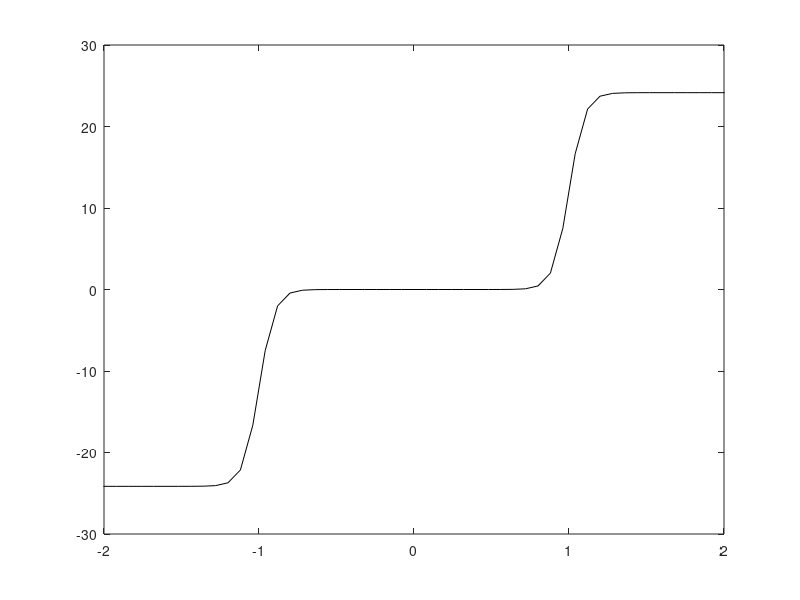
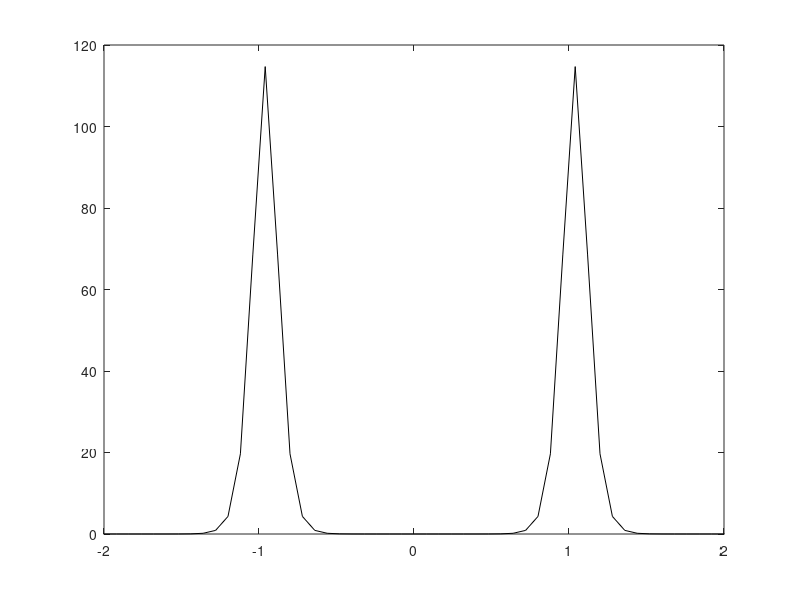
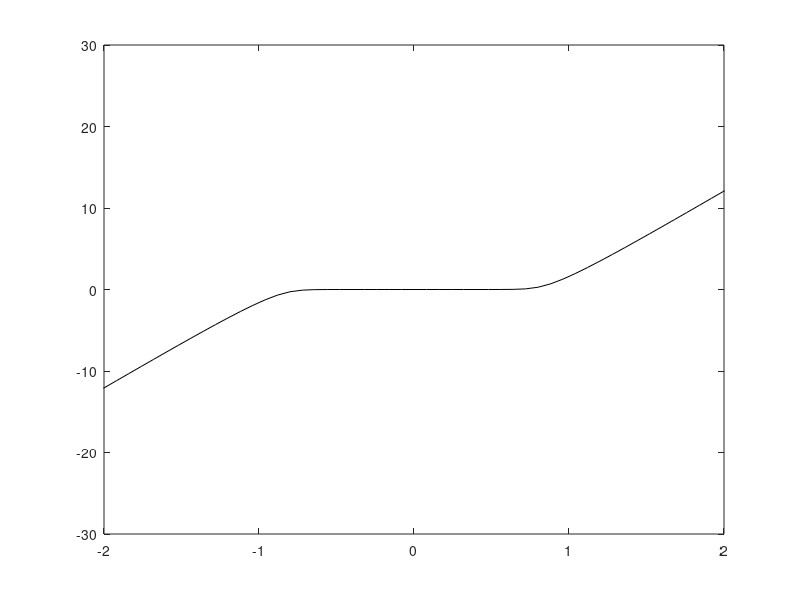
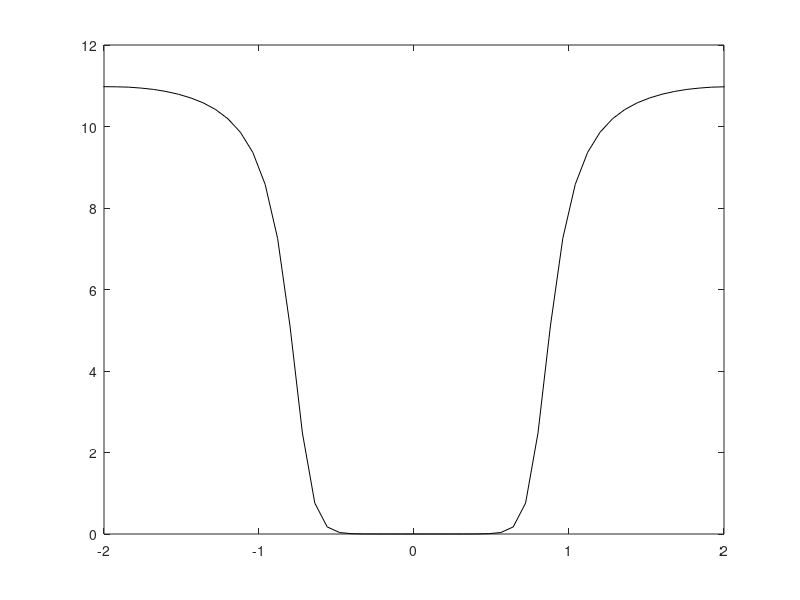

These figures' MATLAB source, in order: (Note: this script raises an error after producing the figures.)
E0 = -5.5; 
Ef = -5;
gam1 = 0.1 ; 
gam2 = 0.1;
U = 0 ; %Constants (all MKS, except energy which is in eV) 
hbar = 1.06e-34;q = 1.6e-19;IE = (2*q*q)/hbar;
kT = .025; % Bias (calculate 101 voltage points in [-4 4] range) 
nV = 101;VV = linspace(-4,4,nV);dV = VV(2)-VV(1); N0 = 2/ (1 + exp((E0-Ef)/kT) ) ; 
for iV = 1:nV% Voltage loop 
    UU = 0;dU = 1;

    V = VV(iV);mu1 = Ef-(V/2);mu2 = Ef+(V/2); 

    while dU>1e-6%SCF 
        E = E0+UU;

        f1 = 1/(1+exp((E-mu1)/kT));f2 = 1/(1+exp((E-mu2)/kT)); NN = 2* ( (gam1*f1) + (gam2*f2))/(gam1 + gam2) ; % Charge 
        Uold = UU;UU = Uold+(.05*((U*(NN-N0))-Uold)); dU = abs (UU-Uold) ; [V UU dU] ;

    end

    curr = IE*gam1*gam2 *(f2-f1)/(gam1+gam2) ; 
    II(iV) = curr ;
    N(iV) = NN; 
end

[V NN] ;
voltU0 = figure;
G = diff(II)/dV;GG = [G(1) G] ; % Conductance 
voltU0plot = plot(VV,II*10^6,'k');% Plot I-V
xlim([-2 2])
condU0 = figure;
condU0plot = plot(VV,GG*10^6, 'k');
xlim([-2 2])

%%


U = 1 ; %Constants (all MKS, except energy which is in eV) 
hbar = 1.06e-34;q = 1.6e-19;IE = (2*q*q)/hbar;
kT = .025; % Bias (calculate 101 voltage points in [-4 4] range) 
nV = 101;VV = linspace(-4,4,nV);dV = VV(2)-VV(1); N0 = 2/ (1 + exp((E0-Ef)/kT) ) ; 
for iV = 1:nV% Voltage loop 
    UU = 0;dU = 1;

    V = VV(iV);mu1 = Ef-(V/2);mu2 = Ef+(V/2); 

    while dU>1e-6%SCF 
        E = E0+UU;

        f1 = 1/(1+exp((E-mu1)/kT));f2 = 1/(1+exp((E-mu2)/kT)); NN = 2* ( (gam1*f1) + (gam2*f2))/(gam1 + gam2) ; % Charge 
        Uold = UU;UU = Uold+(.05*((U*(NN-N0))-Uold)); dU = abs (UU-Uold) ; [V UU dU] ;

    end

    curr = IE*gam1*gam2 *(f2-f1)/(gam1+gam2) ; 
    II(iV) = curr ;
    N(iV) = NN; 
end

[V NN] ;
voltU1 = figure;
G = diff(II)/dV;GG = [G(1) G] ; % Conductance 
voltU1plot = plot(VV,II*10^6,'k');% Plot I-V
xlim([-2 2])

condU1 = figure;
condU1plot = plot(VV,GG*10^6, 'k');
xlim([-2 2])
%%
[VV, II, GG] = q9plzwork(0);

[VV2, II2, GG2] = q9plzwork(1);

voltVScurrent = figure;
plot(VV,II*10^6,'G', VV2,II2*10^6,'r')
ylabel('Current(\mu A)')
xlabel('Voltage (V)')
title('Voltage vs Current')
legend('U = 0', 'U = 1')
xlim([-2 2])
voltVSconductance = figure;
voltPlot = plot(VV,GG*10^6,'G',VV2,GG2*10^6, 'r');
ylabel('dI/dV (\mu A/V)')
xlabel('Voltage (V)')
title('Voltage vs Conductance')
legend('U = 0', 'U = 1')
xlim([-2 2])
%%

import mlreportgen.report.*                                                 %Import Report API and DOM API packages
import mlreportgen.dom.*

disp("Generating Project 3 Report...")

doctype = "docx";                                                           %Specify document type for report
rpt = Report("HW3 Report",doctype);                                %Create Report container
rpt.Layout.PageNumberFormat = "i";

tp = TitlePage;                                                             %Create title page reporter
tp.Title = "HW3 Report";                             %Specify title
tp.Author= "Eddie, Summer, Ani";

add(rpt,tp)                                                                 %Add title page to the report    


p = Paragraph("hello world");
append(rpt,p);
    
fig1 = Figure(voltVScurrent);                                %Formating image for report
fig1.Scaling = 'custom';
fig1.SnapshotFormat = 'svg';
img = Image(getSnapshotImage(fig1, rpt));
img.Height = "4in";
img.Width = "4.5in";
append(rpt,img);

fig1 = Figure(voltVSconductance);                                %Formating image for report
fig1.Scaling = 'custom';
fig1.SnapshotFormat = 'svg';
img = Image(getSnapshotImage(fig1, rpt));
img.Height = "4in";
img.Width = "4.5in";
append(rpt,img);


close(rpt)                                                          %Close the report
% docview("Project3_Hackett_Report.docx",...
%     "updatefields","showdocxaspdf","closeapp")                      % View the report and convert to PDF
% rptview(rpt)                                                      % Another way to view the report
disp("DONE.")
%%
function [VV, II, GG] = q9plzwork(U)
    E0 = -5.5; 
    Ef = -5;
    gam1 = 0.1 ; 
    gam2 = 0.1;
%     U = 0 ; %Constants (all MKS, except energy which is in eV) 
    hbar = 1.06e-34;q = 1.6e-19;IE = (2*q*q)/hbar;
    kT = .025; % Bias (calculate 101 voltage points in [-4 4] range) 
    nV = 101;VV = linspace(-4,4,nV);dV = VV(2)-VV(1); N0 = 2/ (1 + exp((E0-Ef)/kT) ) ; 
    for iV = 1:nV% Voltage loop 
        UU = 0;dU = 1;
    
        V = VV(iV);mu1 = Ef-(V/2);mu2 = Ef+(V/2); 
    
        while dU>1e-6%SCF 
            E = E0+UU;
    
            f1 = 1/(1+exp((E-mu1)/kT));f2 = 1/(1+exp((E-mu2)/kT)); NN = 2* ( (gam1*f1) + (gam2*f2))/(gam1 + gam2) ; % Charge 
            Uold = UU;UU = Uold+(.05*((U*(NN-N0))-Uold)); dU = abs (UU-Uold) ; [V UU dU] ;
    
        end
    
        curr = IE*gam1*gam2 *(f2-f1)/(gam1+gam2) ; 
        II(iV) = curr ;
        N(iV) = NN; 
    end
    
    [V NN] ;
%     voltU0 = figure;
    G = diff(II)/dV;GG = [G(1) G] ; % Conductance 
%     voltU0plot = plot(VV,II*10^6,'k');% Plot I-V
end